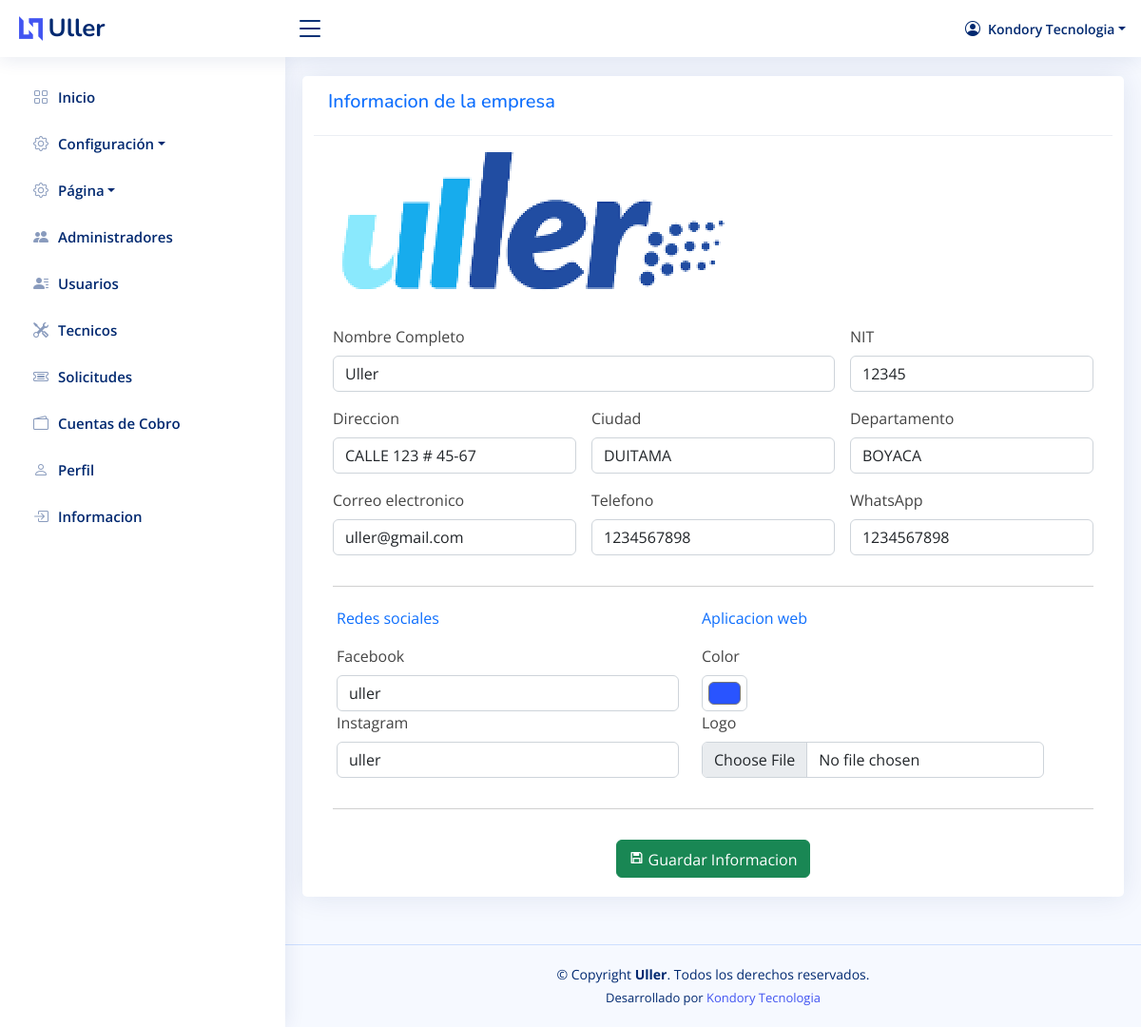
Screenshot of /system/views/admin/information (signed in) with the database file from the repository.
### tables this page shows
CREATE TABLE `Perfil` (
  `id_perfil` int(11) NOT NULL,
  `nombre` varchar(255) NOT NULL,
  `direccion` varchar(255) NOT NULL,
  `correo` varchar(255) NOT NULL,
  `telefono` varchar(255) NOT NULL,
  `departamento` varchar(255) NOT NULL,
  `ciudad` varchar(255) NOT NULL,
  `nit` varchar(255) NOT NULL,
  `wp` varchar(255) NOT NULL,
  `fb` varchar(255) NOT NULL,
  `instagram` varchar(255) NOT NULL,
  `imagen` varchar(255) NOT NULL,
  `imagen2` varchar(255) NOT NULL,
  `color1` varchar(255) NOT NULL,
  `url` varchar(255) NOT NULL
);

### system/php/class/Informacion.php (called while the page is built, shortened)
<?php
require_once $_SERVER['DOCUMENT_ROOT'] . '/system/php/model/InformacionDTO.php';
class Informacion extends System
{
    public static function getInformacion()
    {
        $dbh             = parent::Conexion();
        $stmt = $dbh->prepare("SELECT * FROM Perfil LIMIT 1");
        $stmt->setFetchMode(PDO::FETCH_CLASS, 'InformacionDTO');
        $stmt->execute();
        return  $stmt->fetch();
    }
}
?>

### system/php/modules/information/ServiceInformation.php (called while the page is built, shortened)
<?php
require_once $_SERVER['DOCUMENT_ROOT'] . '/system/php/class/Informacion.php';
class ServiceInformation extends System
{
    public static function getInformation()
    {
        try {
            $result = Informacion::getInformacion();
            return $result;
        } catch (\Exception $e) {
            throw new Exception($e->getMessage());
        }
    }
}

### system/php/modules/information/ControllerInformation.php (called while the page is built, shortened)
<?php
include_once $_SERVER['DOCUMENT_ROOT'] . '/system/php/modules/information/ServiceInformation.php';
if (isset($_GET)) {
    $information = ServiceInformation::getInformation();
}

### system/php/routing/Admin.php (called while the page is built, shortened)
<?php
include_once $_SERVER['DOCUMENT_ROOT'] . '/system/php/modules/information/ControllerInformation.php';

### system/php/model/InformacionDTO.php (called while the page is built, shortened)
<?php
class InformacionDTO
{
    protected $nombre;
    protected $direccion;
    protected $correo;
    protected $telefono;
    protected $departamento;
    protected $ciudad;
    protected $nit;
    protected $wp;
    protected $fb;
    protected $instagram;
    protected $imagen;
    protected $color1;
    public function getNombre()
    {
        return $this->nombre;
    }
    public function getDireccion()
    {
        return $this->direccion;
    }
    public function getCorreo()
    {
        return $this->correo;
    }
    public function getTelefono()
    {
        return $this->telefono;
    }
    public function getDepartamento()
    {
        return $this->departamento;
    }
    public function getCiudad()
    {
        return $this->ciudad;
    }
    public function getNit()
    {
        return $this->nit;
    }
    public function getWp()
    {
        return $this->wp;
    }
    public function getFb()
    {
        return $this->fb;
    }
    public function getInstagram()
    {
        return $this->instagram;
    }
    public function getImagen()
    {
        return $this->imagen;
    }
    public function getColor1()
    {
        return $this->color1;
    }
}
?>

### system/views/admin/information.php (the view, shortened to what this page needs)
<?php require_once $_SERVER['DOCUMENT_ROOT'] . '/system/php/routing/Admin.php'; ?>
<!DOCTYPE html>
<html lang="en">
<head>
    <link href="../../assets/vendor/bootstrap/css/bootstrap.min.css" rel="stylesheet">
    <link href="../../assets/vendor/bootstrap-icons/bootstrap-icons.css" rel="stylesheet">
    <link href="../../assets/vendor/boxicons/css/boxicons.min.css" rel="stylesheet">
    <link href="../../assets/vendor/quill/quill.snow.css" rel="stylesheet">
    <link href="../../assets/vendor/quill/quill.bubble.css" rel="stylesheet">
    <link href="../../assets/vendor/remixicon/remixicon.css" rel="stylesheet">
    <link href="../../assets/vendor/simple-datatables/style.css" rel="stylesheet">
    <link href="../../assets/css/style.css" rel="stylesheet">
</head>
<body>
    <?php include '../../assets/html/header.php'; ?>
    <?php include '../../assets/html/sidebar-admin.php'; ?>
    <main id="main" class="main">
        <section class="section dashboard">
            <div class="row">
                <div class="card">
                    <div class="card-header">
                        <h5 class="text-primary">Informacion de la empresa</h5>
                    </div>
                    <div class="card-body" style="padding-top: 5px;">
                        <form method="POST" class="row g-3" enctype="multipart/form-data">
                            <div class="col-md-12">
                                <img style="max-height: 200px;" src="../../img/perfil/<?= $information->getImagen(); ?>" class="img-fluid" alt="<?= $information->getImagen(); ?>">
                            </div>
                            <div class="col-md-8">
                                <label class="form-label">Nombre Completo</label>
                                <input type="text" class="form-control" name="nombre" value="<?= $information->getNombre(); ?>">
                            </div>
                            <div class="col-md-4">
                                <label class="form-label">NIT</label>
                                <input type="number" class="form-control" name="nit" value="<?= $information->getNit(); ?>">
                            </div>
                            <div class="col-md-4">
                                <label class="form-label">Direccion</label>
                                <input type="text" class="form-control" name="direccion" value="<?= $information->getDireccion(); ?>">
                            </div>
                            <div class="col-md-4">
                                <label class="form-label">Ciudad</label>
                                <input type="text" class="form-control" name="ciudad" value="<?= $information->getCiudad(); ?>">
                            </div>
                            <div class="col-md-4">
                                <label class="form-label">Departamento</label>
                                <input type="text" class="form-control" name="departamento" value="<?= $information->getDepartamento(); ?>">
                            </div>
                            <div class="col-md-4">
                                <label class="form-label">Correo electronico</label>
                                <input type="email" class="form-control" name="correo" value="<?= $information->getCorreo(); ?>">
                            </div>
                            <div class="col-md-4">
                                <label class="form-label">Telefono</label>
                                <input type="number" class="form-control" name="telefono" value="<?= $information->getTelefono(); ?>">
                            </div>
                            <div class="col-md-4">
                                <label class="form-label">WhatsApp</label>
                                <input type="number" class="form-control" name="whatsapp" value="<?= $information->getWp(); ?>">
                            </div>
                            <div class="col-md-12">
                                <hr>
                            </div>
                            <div class="col-md-6 row" style="margin-top: 5px;">
                                <p class="text-primary">Redes sociales</p>
                                <div class="col-12">
                                    <label class="form-label">Facebook</label>
                                    <input type="text" class="form-control" name="facebook" value="<?= $information->getFb(); ?>">
                                </div>
                                <div class="col-12">
                                    <label class="form-label">Instagram</label>
                                    <input type="text" class="form-control" name="instagram" value="<?= $information->getInstagram(); ?>">
                                </div>
                            </div>
                            <div class="col-md-6 row" style="margin-top: 5px;">
                                <p class="text-primary">Aplicacion web</p>
                                <div class="col-12">
                                    <label class="form-label">Color</label>
                                    <input type="color" class="form-control form-control-color" name="color" value="<?= $information->getColor1(); ?>">
                                </div>
                                <div class="col-12">
                                    <label class="form-label">Logo</label>
                                    <input class="form-control" type="file" id="logo" name="logo" accept="image/png, image/gif, image/jpeg">
                                </div>
                            </div>
                            <div class="col-md-12">
                                <hr>
                            </div>
                            <div class="col-md-12 text-center">
                            <button class="btn btn-success" type="submit" name="setInformation"><i class="ri-save-3-line"></i> Guardar Informacion</button>
                            </div>
                        </form>
                    </div>
                </div>
            </div>
        </section>
    </main>
</body>
</html>

### system/assets/css/style.css (style rules this page uses)
:root { scroll-behavior: smooth; }
body { font-family: "Open Sans", sans-serif; background: #f6f9ff; color: #444444; }
a { color: #4154f1; text-decoration: none; }
h1, h2, h3, h4, h5, h6 { font-family: "Nunito", sans-serif; }
#main { margin-top: 60px; padding: 20px 30px; transition: all 0.3s; }
.card { margin-bottom: 30px; border: none; border-radius: 5px; box-shadow: 0px 0 30px rgba(1, 41, 112, 0.1); }
.card-header, .card-footer { border-color: #ebeef4; background-color: #fff; color: #798eb3; padding: 15px; }
.card-body { padding: 0 20px 20px 20px; }
@media (min-width: 1200px) { #main, #footer { margin-left: 300px; } }
.footer { padding: 20px 0; font-size: 14px; transition: all 0.3s; border-top: 1px solid #cddfff; }
.footer .copyright { text-align: center; color: #012970; }
.footer .credits { padding-top: 5px; text-align: center; font-size: 13px; color: #012970; }

### rows the page displays
perfil: imagen (picture), nombre "Uller", nit "12345", direccion "CALLE 123 # 45-67", ciudad "DUITAMA", departamento "BOYACA", correo "uller@gmail.com", telefono "1234567898", whatsapp "1234567898", facebook "uller", instagram "uller", color "#2954ff"

### other values shown
$_SESSION['nombre'] "Kondory Tecnologia"
